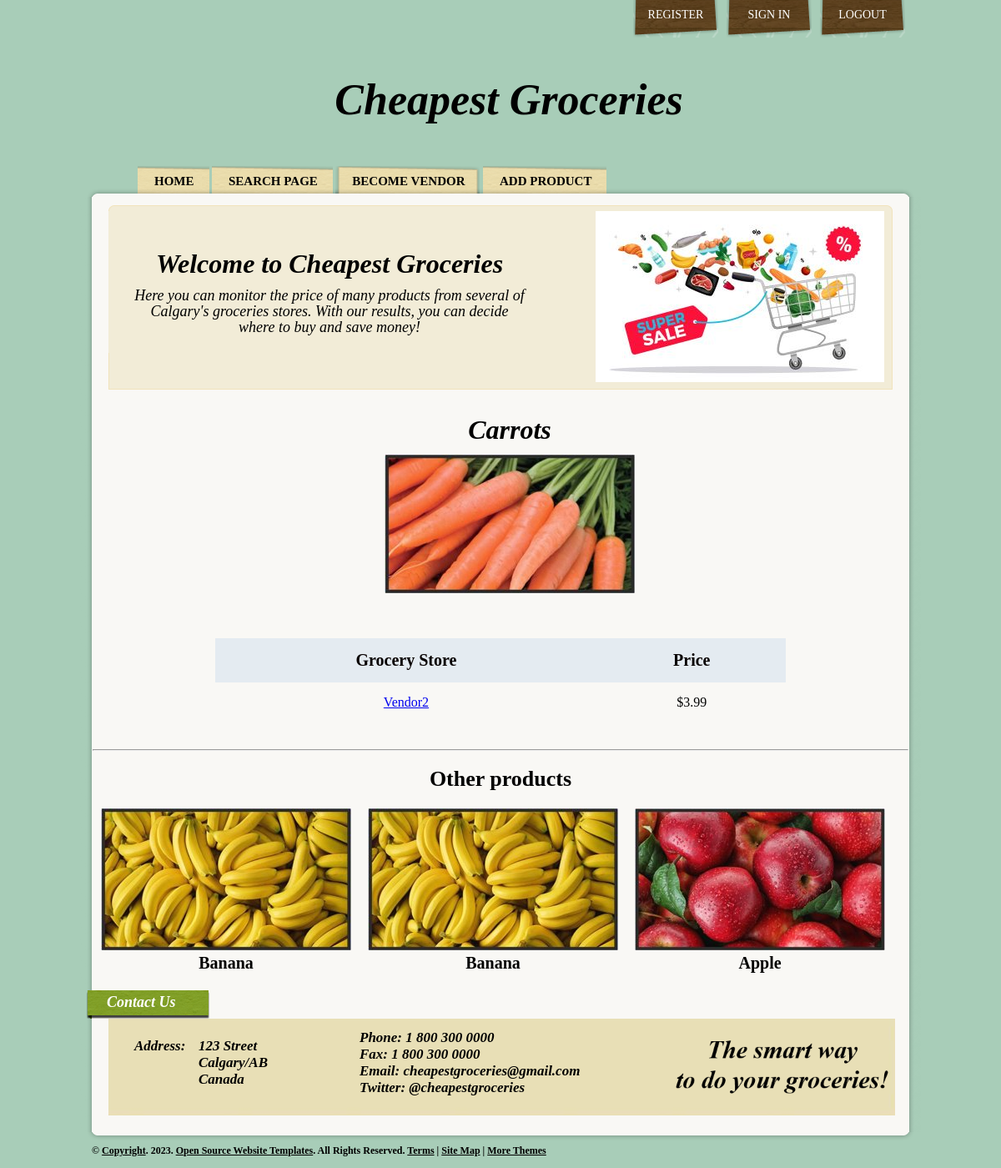
Screenshot of /Fruits_Vegetables/Carrots/ with the database file from the repository.
### products/models.py (models this page shows, shortened)
class Product(models.Model):
    category    = models.ForeignKey(Category, related_name = 'products', on_delete = models.CASCADE)
    vendor      = models.ForeignKey(Vendor, related_name = 'products', on_delete = models.CASCADE)
    title       = models.CharField(max_length = 200)
    slug        = models.SlugField(max_length = 200, unique = True) #used in the urls
    price       = models.DecimalField(max_digits = 6, decimal_places = 2, blank=True, default = 0.0)
    date_added  = models.DateTimeField(auto_now_add = True)
    image       = models.ImageField(upload_to = 'uploads/', blank = True, null = True)
    thumbnail   = models.ImageField(upload_to = 'uploads/', blank = True, null = True)
    class Meta:
        ordering = ['-date_added'] #data in descent order
    def get_thumbnail(self):
        if self.thumbnail:
            return self.thumbnail.url

### vendor/models.py (models this page shows, shortened)
class Vendor(models.Model):
    name = models.CharField(max_length = 255)
    created_at = models.DateTimeField(auto_now_add = True)
    created_by = models.OneToOneField(User, related_name = 'vendor', on_delete = models.CASCADE)
    class Meta:
        ordering = ['name']

### products/views.py (the view)
# urls.py: path('<slug:category_slug>/<slug:product_slug>/', product, name = 'product'), #own
def product(request, category_slug, product_slug):
    product = get_object_or_404(Product, category__slug = category_slug, slug = product_slug)
    title = product_slug.split('_')[0].capitalize()
    list_products =  Product.objects.filter(title=title).values()
    print(list_products)
    list_id = []
    list_price = []
    list_final = {}
    for p in list_products:
        list_id.append(p['vendor_id'])
        list_price.append(p['price'])
    vendor_name = []
    vendor_id =  Vendor.objects.filter(pk__in=list_id)
    for n in vendor_id:
        vendor_name.append(n.name)
    for p, v in enumerate(vendor_name):
        list_final[v] = list_price[p]
    list_final = dict(sorted(list_final.items(), key=operator.itemgetter(1)))
    other_products = list(product.category.products.exclude(id=product.id))
    if len(other_products) >= 3:
        other_products = random.sample(other_products, 3)
    template = 'product.html'
    content = {'product': product, 'other_products': other_products, 'list_final': list_final}
    return render(request, template, content)

### products/context_processors.py (called while the page is built)
def menu_categories(request):
    categories = Category.objects.all()
    return {'menu_categories': categories}

### templates/product.html (shortened to what this page needs)
{% extends "base.html" %}
{% block content %}
    <div class="productview">
        {% if product.image %}
            <h1>{{ product.title }}</h1>
            <figure class="image">
                <img src="{{ product.get_thumbnail }}">
            </figure>
        {% endif %}
    </div>
    <div class="box">
        <table class="table-v-a center-t">
            <thead class="table-fonth">
                <tr class="tr-v-a tr-v-a-h">
                    <th class="th-td-v-a th-color">Grocery Store</th>
                    <th class="th-td-v-a th-color">Price</th>
                </tr>
            </thead>
            <tbody>
                {% for vendor,price in list_final.items %}
                    <tr class="tr-v-a tr-v-a-h table-fontr">
                        <td class="th-td-v-a"><a href="{% url 'product' product.category.slug product.slug %}">{{ vendor }}</a></td>
                        <td class="th-td-v-a">${{ price }}</td>
                    </tr>
                {% endfor %}
            </tbody>
        </table>
        <br>
        <br>
    </div>
    <hr class="rounded">
    {% if other_products %}
        <div class="column is-12">
            <h2 class="h1 font-weight-normal form-register-h2">Other products</h2>
        </div>
        {% for product in other_products %}
            {% include 'list_item.html' %}
        {% endfor %}
    {% endif %}
{% endblock %}

### templates/list_item.html
<div class="productHolder">
    <figure>
        <a href="{% url 'product' product.category.slug product.slug %}">
        <img src="{{ product.get_thumbnail }}"></a>
    </figure>
    <h class="product">{{ product.title }}</h>
</div>

### pages/static/css/style.css (style rules this page uses)
* { margin:0px; }
img { border:none; }
body { background:#a8cdb8; color:#000000; font-family:Times, "Times New Roman", Georgia, serif; font-size:14px; }
h1 { color:#000000; font-size:32px; font-style:italic; line-height:normal; margin:5px 0px 10px; }
.form-register-h2 { text-align: center; padding-top: 0.5cm; font-size: 26px; padding-bottom: 0.5cm; }
.product { text-align: center; color:#000000; font-size:20px; font-weight: bold; font-style: normal; padding:10px; }
.productHolder { float:left; width:300px; padding-bottom:5px; margin:0px 10px; text-align: center; }
.productview { float:center; width:300px; padding-bottom:center; margin: 30px 300px 50px 350px; text-align: center; }
.table-v-a { border-collapse: collapse; width: 70%; padding: 15px 15px 15px 15px; }
.center-t { margin-left: auto; margin-right: auto; }
.th-color { background-color: #e4ebf1; color: rgb(7, 1, 1); }
.th-td-v-a { text-align: center; padding: 15px; }
.table-fonth { font-size: 20px; font-weight: bold; }
.table-fontr { font-size: 16px; font-weight: normal; }

### rows the page displays
Product: title "Carrots", get_thumbnail (picture), list_final "3.99"
Vendor: list_final "Vendor2"
Product: get_thumbnail (picture), title "Banana"
Product: get_thumbnail (picture), title "Banana"
Product: get_thumbnail (picture), title "Apple"
